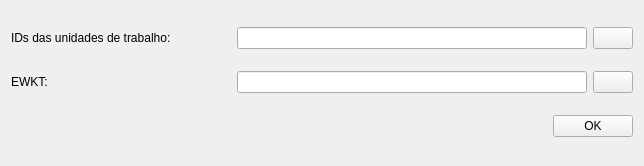
<?xml version="1.0" encoding="UTF-8"?>
<ui version="4.0">
 <class>Form</class>
 <widget class="QWidget" name="Form">
  <property name="geometry">
   <rect>
    <x>0</x>
    <y>0</y>
    <width>644</width>
    <height>166</height>
   </rect>
  </property>
  <property name="windowTitle">
   <string>Form</string>
  </property>
  <layout class="QGridLayout" name="gridLayout">
   <item row="2" column="0">
    <layout class="QHBoxLayout" name="horizontalLayout_2">
     <item>
      <spacer name="horizontalSpacer">
       <property name="orientation">
        <enum>Qt::Horizontal</enum>
       </property>
       <property name="sizeHint" stdset="0">
        <size>
         <width>219</width>
         <height>20</height>
        </size>
       </property>
      </spacer>
     </item>
     <item>
      <widget class="QPushButton" name="okBtn">
       <property name="text">
        <string>OK</string>
       </property>
      </widget>
     </item>
    </layout>
   </item>
   <item row="0" column="0">
    <layout class="QHBoxLayout" name="horizontalLayout_3">
     <item>
      <widget class="QLabel" name="label">
       <property name="sizePolicy">
        <sizepolicy hsizetype="Fixed" vsizetype="Preferred">
         <horstretch>0</horstretch>
         <verstretch>0</verstretch>
        </sizepolicy>
       </property>
       <property name="minimumSize">
        <size>
         <width>220</width>
         <height>0</height>
        </size>
       </property>
       <property name="maximumSize">
        <size>
         <width>220</width>
         <height>16777215</height>
        </size>
       </property>
       <property name="text">
        <string>IDs das unidades de trabalho:</string>
       </property>
      </widget>
     </item>
     <item>
      <layout class="QHBoxLayout" name="horizontalLayout">
       <item>
        <widget class="QLineEdit" name="workspacesIdLe"/>
       </item>
       <item>
        <widget class="QPushButton" name="extractFieldBtn">
         <property name="text">
          <string/>
         </property>
        </widget>
       </item>
      </layout>
     </item>
    </layout>
   </item>
   <item row="1" column="0">
    <layout class="QHBoxLayout" name="horizontalLayout_4">
     <item>
      <widget class="QLabel" name="label_2">
       <property name="sizePolicy">
        <sizepolicy hsizetype="Fixed" vsizetype="Preferred">
         <horstretch>0</horstretch>
         <verstretch>0</verstretch>
        </sizepolicy>
       </property>
       <property name="minimumSize">
        <size>
         <width>220</width>
         <height>0</height>
        </size>
       </property>
       <property name="maximumSize">
        <size>
         <width>220</width>
         <height>16777215</height>
        </size>
       </property>
       <property name="text">
        <string>EWKT:</string>
       </property>
      </widget>
     </item>
     <item>
      <layout class="QHBoxLayout" name="horizontalLayout_5">
       <item>
        <widget class="QLineEdit" name="ewktLe"/>
       </item>
       <item>
        <widget class="QPushButton" name="extractEWKTBtn">
         <property name="text">
          <string/>
         </property>
        </widget>
       </item>
      </layout>
     </item>
    </layout>
   </item>
  </layout>
 </widget>
 <resources/>
 <connections/>
</ui>
